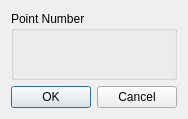
<?xml version="1.0" encoding="UTF-8"?>
<ui version="4.0">
 <class>PointSelectionDialog</class>
 <widget class="QDialog" name="PointSelectionDialog">
  <property name="geometry">
   <rect>
    <x>0</x>
    <y>0</y>
    <width>184</width>
    <height>119</height>
   </rect>
  </property>
  <property name="sizePolicy">
   <sizepolicy hsizetype="Fixed" vsizetype="Fixed">
    <horstretch>0</horstretch>
    <verstretch>0</verstretch>
   </sizepolicy>
  </property>
  <property name="windowTitle">
   <string>New Point</string>
  </property>
  <property name="modal">
   <bool>true</bool>
  </property>
  <layout class="QVBoxLayout" name="verticalLayout">
   <item>
    <widget class="QGroupBox" name="groupBox">
     <property name="title">
      <string>Point Number</string>
     </property>
     <layout class="QVBoxLayout" name="verticalLayout_2"/>
    </widget>
   </item>
   <item>
    <widget class="QDialogButtonBox" name="buttonBox">
     <property name="orientation">
      <enum>Qt::Horizontal</enum>
     </property>
     <property name="standardButtons">
      <set>QDialogButtonBox::Cancel|QDialogButtonBox::Ok</set>
     </property>
    </widget>
   </item>
  </layout>
 </widget>
 <resources/>
 <connections>
  <connection>
   <sender>buttonBox</sender>
   <signal>accepted()</signal>
   <receiver>PointSelectionDialog</receiver>
   <slot>accept()</slot>
   <hints>
    <hint type="sourcelabel">
     <x>248</x>
     <y>254</y>
    </hint>
    <hint type="destinationlabel">
     <x>157</x>
     <y>274</y>
    </hint>
   </hints>
  </connection>
  <connection>
   <sender>buttonBox</sender>
   <signal>rejected()</signal>
   <receiver>PointSelectionDialog</receiver>
   <slot>reject()</slot>
   <hints>
    <hint type="sourcelabel">
     <x>316</x>
     <y>260</y>
    </hint>
    <hint type="destinationlabel">
     <x>286</x>
     <y>274</y>
    </hint>
   </hints>
  </connection>
 </connections>
</ui>
